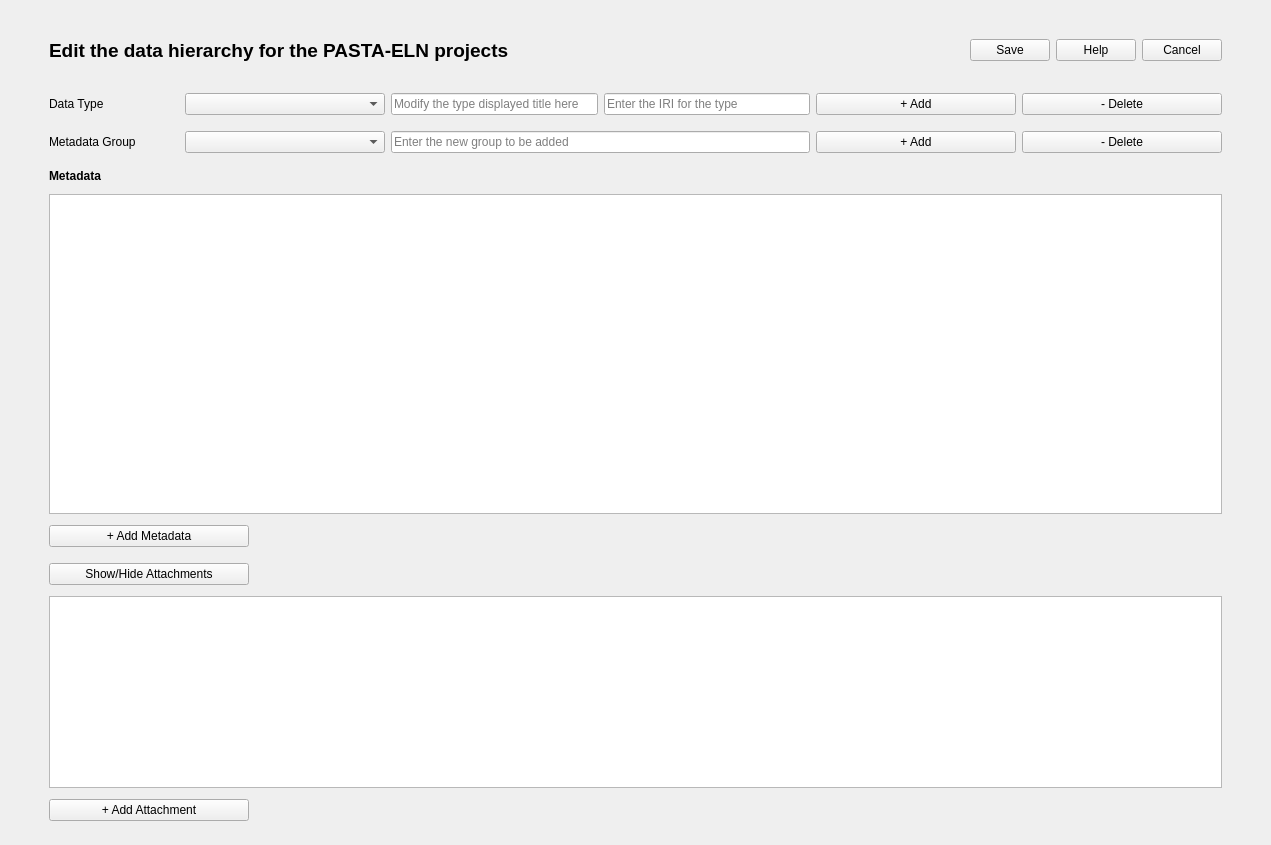
<?xml version="1.0" encoding="UTF-8"?>
<ui version="4.0">
 <class>DataHierarchyEditorDialogBase</class>
 <widget class="QWidget" name="DataHierarchyEditorDialogBase">
  <property name="geometry">
   <rect>
    <x>0</x>
    <y>0</y>
    <width>1271</width>
    <height>845</height>
   </rect>
  </property>
  <property name="windowTitle">
   <string>Data Hierarchy Editor</string>
  </property>
  <property name="toolTip">
   <string/>
  </property>
  <layout class="QGridLayout" name="gridLayout">
   <property name="leftMargin">
    <number>10</number>
   </property>
   <property name="topMargin">
    <number>10</number>
   </property>
   <property name="rightMargin">
    <number>10</number>
   </property>
   <property name="bottomMargin">
    <number>10</number>
   </property>
   <item row="0" column="1">
    <widget class="QWidget" name="mainWidget" native="true">
     <property name="sizePolicy">
      <sizepolicy hsizetype="Expanding" vsizetype="Expanding">
       <horstretch>0</horstretch>
       <verstretch>0</verstretch>
      </sizepolicy>
     </property>
     <layout class="QGridLayout" name="gridLayout_2">
      <item row="0" column="0">
       <layout class="QGridLayout" name="mainGridLayout" rowstretch="0,0,0,0,0,0,0,0,0,0,0,0,0,0">
        <property name="leftMargin">
         <number>30</number>
        </property>
        <property name="rightMargin">
         <number>30</number>
        </property>
        <item row="6" column="0">
         <widget class="QTableView" name="typeMetadataTableView">
          <property name="sizePolicy">
           <sizepolicy hsizetype="Expanding" vsizetype="Expanding">
            <horstretch>0</horstretch>
            <verstretch>0</verstretch>
           </sizepolicy>
          </property>
          <property name="toolTip">
           <string>Table for all metadata associated with the Data Type. Add &quot;comment&quot; or &quot;content&quot; for editable text fields, &quot;image&quot; for image support, or enter another Data Type to enable links.</string>
          </property>
          <property name="sortingEnabled">
           <bool>false</bool>
          </property>
          <attribute name="horizontalHeaderCascadingSectionResizes">
           <bool>true</bool>
          </attribute>
          <attribute name="horizontalHeaderShowSortIndicator" stdset="0">
           <bool>false</bool>
          </attribute>
          <attribute name="horizontalHeaderStretchLastSection">
           <bool>false</bool>
          </attribute>
          <attribute name="verticalHeaderCascadingSectionResizes">
           <bool>true</bool>
          </attribute>
          <attribute name="verticalHeaderShowSortIndicator" stdset="0">
           <bool>false</bool>
          </attribute>
          <attribute name="verticalHeaderStretchLastSection">
           <bool>false</bool>
          </attribute>
         </widget>
        </item>
        <item row="10" column="0">
         <layout class="QHBoxLayout" name="attachmentsHeaderHorizontalLayout">
          <property name="leftMargin">
           <number>0</number>
          </property>
          <property name="topMargin">
           <number>5</number>
          </property>
          <property name="rightMargin">
           <number>0</number>
          </property>
          <property name="bottomMargin">
           <number>5</number>
          </property>
          <item>
           <widget class="QPushButton" name="attachmentsShowHidePushButton">
            <property name="sizePolicy">
             <sizepolicy hsizetype="Minimum" vsizetype="Minimum">
              <horstretch>0</horstretch>
              <verstretch>0</verstretch>
             </sizepolicy>
            </property>
            <property name="minimumSize">
             <size>
              <width>200</width>
              <height>0</height>
             </size>
            </property>
            <property name="text">
             <string>Show/Hide Attachments</string>
            </property>
           </widget>
          </item>
          <item>
           <spacer name="horizontalSpacer_2">
            <property name="orientation">
             <enum>Qt::Horizontal</enum>
            </property>
            <property name="sizeHint" stdset="0">
             <size>
              <width>40</width>
              <height>20</height>
             </size>
            </property>
           </spacer>
          </item>
         </layout>
        </item>
        <item row="3" column="0">
         <layout class="QHBoxLayout" name="metadataGroupHorizontalLayout">
          <property name="leftMargin">
           <number>0</number>
          </property>
          <property name="topMargin">
           <number>5</number>
          </property>
          <property name="rightMargin">
           <number>0</number>
          </property>
          <property name="bottomMargin">
           <number>5</number>
          </property>
          <item>
           <widget class="QLabel" name="metadataGroupLabel">
            <property name="sizePolicy">
             <sizepolicy hsizetype="Fixed" vsizetype="Preferred">
              <horstretch>0</horstretch>
              <verstretch>0</verstretch>
             </sizepolicy>
            </property>
            <property name="minimumSize">
             <size>
              <width>130</width>
              <height>0</height>
             </size>
            </property>
            <property name="text">
             <string>Metadata Group</string>
            </property>
           </widget>
          </item>
          <item>
           <widget class="QComboBox" name="metadataGroupComboBox">
            <property name="enabled">
             <bool>true</bool>
            </property>
            <property name="sizePolicy">
             <sizepolicy hsizetype="Fixed" vsizetype="Fixed">
              <horstretch>0</horstretch>
              <verstretch>0</verstretch>
             </sizepolicy>
            </property>
            <property name="minimumSize">
             <size>
              <width>200</width>
              <height>0</height>
             </size>
            </property>
            <property name="toolTip">
             <string>Select the group of metadata to be listed below in the table</string>
            </property>
            <property name="sizeAdjustPolicy">
             <enum>QComboBox::AdjustToContents</enum>
            </property>
           </widget>
          </item>
          <item>
           <widget class="QLineEdit" name="addMetadataGroupLineEdit">
            <property name="sizePolicy">
             <sizepolicy hsizetype="Expanding" vsizetype="Fixed">
              <horstretch>0</horstretch>
              <verstretch>0</verstretch>
             </sizepolicy>
            </property>
            <property name="minimumSize">
             <size>
              <width>0</width>
              <height>0</height>
             </size>
            </property>
            <property name="toolTip">
             <string>Enter the new group to be added to the data type</string>
            </property>
            <property name="placeholderText">
             <string>Enter the new group to be added</string>
            </property>
            <property name="clearButtonEnabled">
             <bool>true</bool>
            </property>
           </widget>
          </item>
          <item>
           <widget class="QPushButton" name="addMetadataGroupPushButton">
            <property name="sizePolicy">
             <sizepolicy hsizetype="Fixed" vsizetype="Fixed">
              <horstretch>0</horstretch>
              <verstretch>0</verstretch>
             </sizepolicy>
            </property>
            <property name="minimumSize">
             <size>
              <width>200</width>
              <height>0</height>
             </size>
            </property>
            <property name="toolTip">
             <string>Add a new group of metadata to the data type, table below will be reset to empty list!</string>
            </property>
            <property name="statusTip">
             <string/>
            </property>
            <property name="text">
             <string>+ Add</string>
            </property>
           </widget>
          </item>
          <item>
           <widget class="QPushButton" name="deleteMetadataGroupPushButton">
            <property name="sizePolicy">
             <sizepolicy hsizetype="Fixed" vsizetype="Fixed">
              <horstretch>0</horstretch>
              <verstretch>0</verstretch>
             </sizepolicy>
            </property>
            <property name="minimumSize">
             <size>
              <width>200</width>
              <height>0</height>
             </size>
            </property>
            <property name="toolTip">
             <string>Delete the selected group in the group combobox</string>
            </property>
            <property name="text">
             <string>- Delete</string>
            </property>
           </widget>
          </item>
         </layout>
        </item>
        <item row="1" column="0">
         <layout class="QHBoxLayout" name="datatypeHorizontalLayout">
          <property name="leftMargin">
           <number>0</number>
          </property>
          <property name="topMargin">
           <number>5</number>
          </property>
          <property name="rightMargin">
           <number>0</number>
          </property>
          <property name="bottomMargin">
           <number>5</number>
          </property>
          <item>
           <widget class="QLabel" name="typeLabel">
            <property name="sizePolicy">
             <sizepolicy hsizetype="Fixed" vsizetype="Preferred">
              <horstretch>0</horstretch>
              <verstretch>0</verstretch>
             </sizepolicy>
            </property>
            <property name="minimumSize">
             <size>
              <width>130</width>
              <height>0</height>
             </size>
            </property>
            <property name="text">
             <string>Data Type</string>
            </property>
           </widget>
          </item>
          <item>
           <widget class="QComboBox" name="typeComboBox">
            <property name="sizePolicy">
             <sizepolicy hsizetype="Fixed" vsizetype="Fixed">
              <horstretch>0</horstretch>
              <verstretch>0</verstretch>
             </sizepolicy>
            </property>
            <property name="minimumSize">
             <size>
              <width>200</width>
              <height>0</height>
             </size>
            </property>
            <property name="toolTip">
             <string>Select the type from the loaded data hierarchy types</string>
            </property>
            <property name="sizeAdjustPolicy">
             <enum>QComboBox::AdjustToContents</enum>
            </property>
           </widget>
          </item>
          <item>
           <widget class="QLineEdit" name="typeDisplayedTitleLineEdit">
            <property name="sizePolicy">
             <sizepolicy hsizetype="Minimum" vsizetype="Minimum">
              <horstretch>0</horstretch>
              <verstretch>0</verstretch>
             </sizepolicy>
            </property>
            <property name="minimumSize">
             <size>
              <width>0</width>
              <height>0</height>
             </size>
            </property>
            <property name="toolTip">
             <string>Modify the displayed title property of the type</string>
            </property>
            <property name="text">
             <string/>
            </property>
            <property name="placeholderText">
             <string>Modify the type displayed title here</string>
            </property>
            <property name="clearButtonEnabled">
             <bool>true</bool>
            </property>
           </widget>
          </item>
          <item>
           <widget class="QLineEdit" name="typeIriLineEdit">
            <property name="sizePolicy">
             <sizepolicy hsizetype="Minimum" vsizetype="Minimum">
              <horstretch>0</horstretch>
              <verstretch>0</verstretch>
             </sizepolicy>
            </property>
            <property name="toolTip">
             <string>Enter the link/iri to be associated with this data-type</string>
            </property>
            <property name="placeholderText">
             <string>Enter the IRI for the type</string>
            </property>
            <property name="clearButtonEnabled">
             <bool>true</bool>
            </property>
           </widget>
          </item>
          <item>
           <widget class="QPushButton" name="addTypePushButton">
            <property name="sizePolicy">
             <sizepolicy hsizetype="Fixed" vsizetype="Fixed">
              <horstretch>0</horstretch>
              <verstretch>0</verstretch>
             </sizepolicy>
            </property>
            <property name="minimumSize">
             <size>
              <width>200</width>
              <height>0</height>
             </size>
            </property>
            <property name="toolTip">
             <string>Add a new type (structural or normal type) to the data hierarchy data set.</string>
            </property>
            <property name="text">
             <string>+ Add</string>
            </property>
           </widget>
          </item>
          <item>
           <widget class="QPushButton" name="deleteTypePushButton">
            <property name="sizePolicy">
             <sizepolicy hsizetype="Fixed" vsizetype="Fixed">
              <horstretch>0</horstretch>
              <verstretch>0</verstretch>
             </sizepolicy>
            </property>
            <property name="minimumSize">
             <size>
              <width>200</width>
              <height>0</height>
             </size>
            </property>
            <property name="toolTip">
             <string>Delete the type with the full metadata and attachments completely</string>
            </property>
            <property name="text">
             <string>- Delete</string>
            </property>
           </widget>
          </item>
         </layout>
        </item>
        <item row="8" column="0">
         <layout class="QHBoxLayout" name="metadataTableButtonHorizontalLayout">
          <property name="leftMargin">
           <number>0</number>
          </property>
          <property name="topMargin">
           <number>5</number>
          </property>
          <property name="rightMargin">
           <number>0</number>
          </property>
          <property name="bottomMargin">
           <number>5</number>
          </property>
          <item>
           <widget class="QPushButton" name="addMetadataRowPushButton">
            <property name="sizePolicy">
             <sizepolicy hsizetype="Minimum" vsizetype="Minimum">
              <horstretch>0</horstretch>
              <verstretch>0</verstretch>
             </sizepolicy>
            </property>
            <property name="minimumSize">
             <size>
              <width>200</width>
              <height>0</height>
             </size>
            </property>
            <property name="toolTip">
             <string>Add a new metadata row to the above table with empty values</string>
            </property>
            <property name="text">
             <string>+ Add Metadata</string>
            </property>
           </widget>
          </item>
          <item>
           <spacer name="metadataButtonLayoutHorizontalSpacer">
            <property name="orientation">
             <enum>Qt::Horizontal</enum>
            </property>
            <property name="sizeType">
             <enum>QSizePolicy::Expanding</enum>
            </property>
            <property name="sizeHint" stdset="0">
             <size>
              <width>40</width>
              <height>20</height>
             </size>
            </property>
           </spacer>
          </item>
         </layout>
        </item>
        <item row="13" column="0">
         <layout class="QHBoxLayout" name="attachmentTableButtonsHorizontalLayout">
          <property name="leftMargin">
           <number>0</number>
          </property>
          <property name="topMargin">
           <number>5</number>
          </property>
          <property name="rightMargin">
           <number>0</number>
          </property>
          <property name="bottomMargin">
           <number>5</number>
          </property>
          <item>
           <widget class="QPushButton" name="addAttachmentPushButton">
            <property name="minimumSize">
             <size>
              <width>200</width>
              <height>0</height>
             </size>
            </property>
            <property name="toolTip">
             <string>Add a new attachment row to the above table with empty values</string>
            </property>
            <property name="text">
             <string>+ Add Attachment</string>
            </property>
           </widget>
          </item>
          <item>
           <spacer name="horizontalSpacer">
            <property name="orientation">
             <enum>Qt::Horizontal</enum>
            </property>
            <property name="sizeType">
             <enum>QSizePolicy::Expanding</enum>
            </property>
            <property name="sizeHint" stdset="0">
             <size>
              <width>40</width>
              <height>20</height>
             </size>
            </property>
           </spacer>
          </item>
         </layout>
        </item>
        <item row="4" column="0">
         <layout class="QHBoxLayout" name="metadataTableHeaderHorizontalLayout">
          <property name="topMargin">
           <number>5</number>
          </property>
          <property name="bottomMargin">
           <number>5</number>
          </property>
          <item>
           <widget class="QLabel" name="metadataTableHeaderLabel">
            <property name="font">
             <font>
              <bold>true</bold>
             </font>
            </property>
            <property name="text">
             <string>Metadata</string>
            </property>
           </widget>
          </item>
         </layout>
        </item>
        <item row="12" column="0">
         <widget class="QTableView" name="typeAttachmentsTableView">
          <property name="sizePolicy">
           <sizepolicy hsizetype="Expanding" vsizetype="Minimum">
            <horstretch>0</horstretch>
            <verstretch>0</verstretch>
           </sizepolicy>
          </property>
          <property name="toolTip">
           <string>Table which displays the attachments for the above selected data type</string>
          </property>
          <attribute name="horizontalHeaderStretchLastSection">
           <bool>false</bool>
          </attribute>
         </widget>
        </item>
        <item row="0" column="0">
         <layout class="QHBoxLayout" name="headerHorizontalLayout">
          <property name="leftMargin">
           <number>0</number>
          </property>
          <property name="topMargin">
           <number>20</number>
          </property>
          <property name="rightMargin">
           <number>0</number>
          </property>
          <property name="bottomMargin">
           <number>20</number>
          </property>
          <item>
           <widget class="QLabel" name="headerLabel">
            <property name="font">
             <font>
              <pointsize>14</pointsize>
              <bold>true</bold>
             </font>
            </property>
            <property name="text">
             <string>Edit the data hierarchy for the PASTA-ELN projects</string>
            </property>
            <property name="margin">
             <number>0</number>
            </property>
           </widget>
          </item>
          <item>
           <spacer name="headerHorizontalSpacer">
            <property name="orientation">
             <enum>Qt::Horizontal</enum>
            </property>
            <property name="sizeHint" stdset="0">
             <size>
              <width>40</width>
              <height>20</height>
             </size>
            </property>
           </spacer>
          </item>
          <item>
           <widget class="QPushButton" name="saveDataHierarchyPushButton">
            <property name="toolTip">
             <string>Save loaded data hierarchy in local database</string>
            </property>
            <property name="text">
             <string>Save</string>
            </property>
           </widget>
          </item>
          <item>
           <widget class="QPushButton" name="helpPushButton">
            <property name="toolTip">
             <string>Navigate to the help page</string>
            </property>
            <property name="text">
             <string>Help</string>
            </property>
           </widget>
          </item>
          <item>
           <widget class="QPushButton" name="cancelPushButton">
            <property name="toolTip">
             <string>Close the editor</string>
            </property>
            <property name="text">
             <string>Cancel</string>
            </property>
           </widget>
          </item>
         </layout>
        </item>
       </layout>
      </item>
     </layout>
    </widget>
   </item>
  </layout>
 </widget>
 <resources/>
 <connections/>
</ui>
